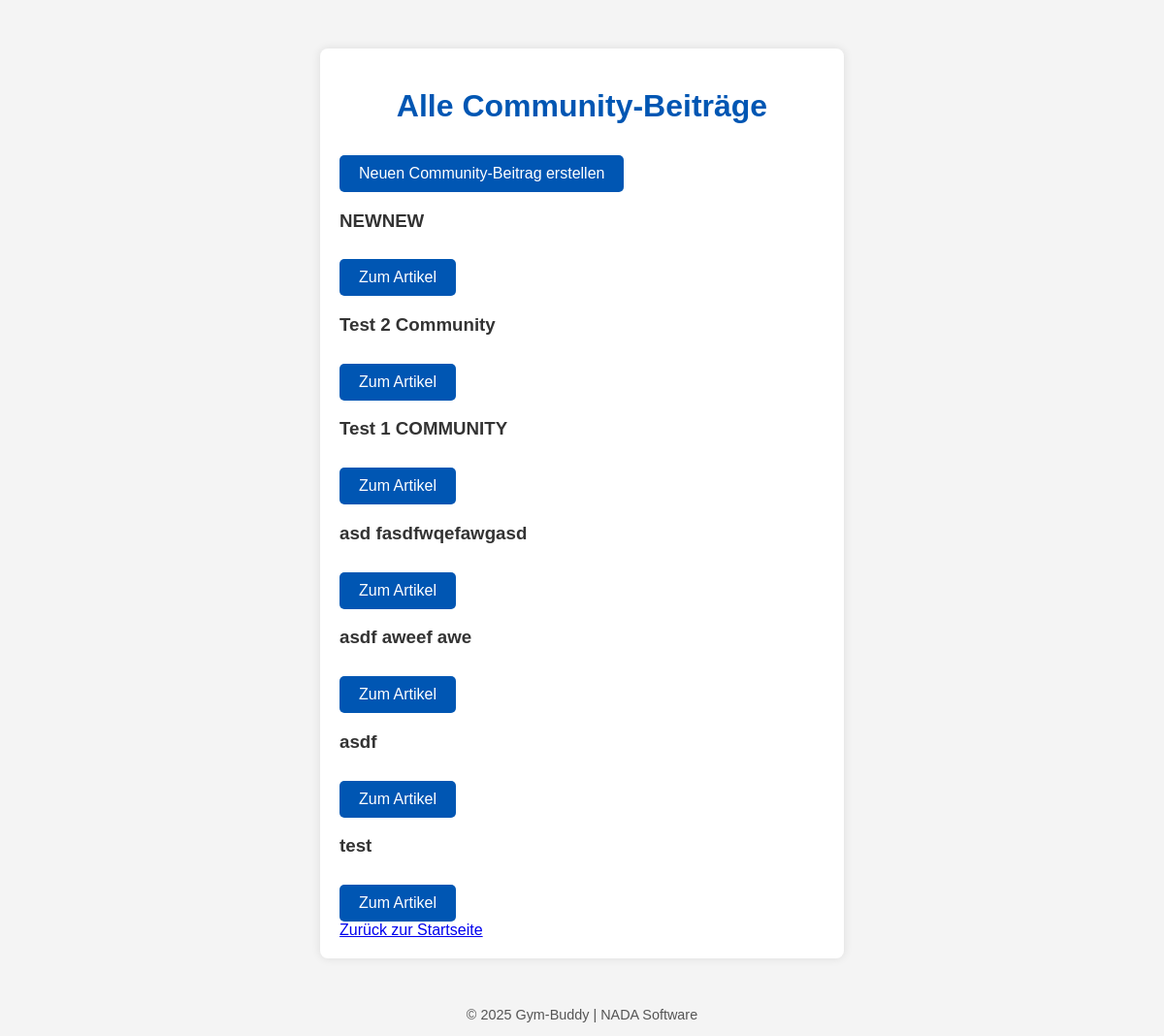
Before: /community/ with the older database file.
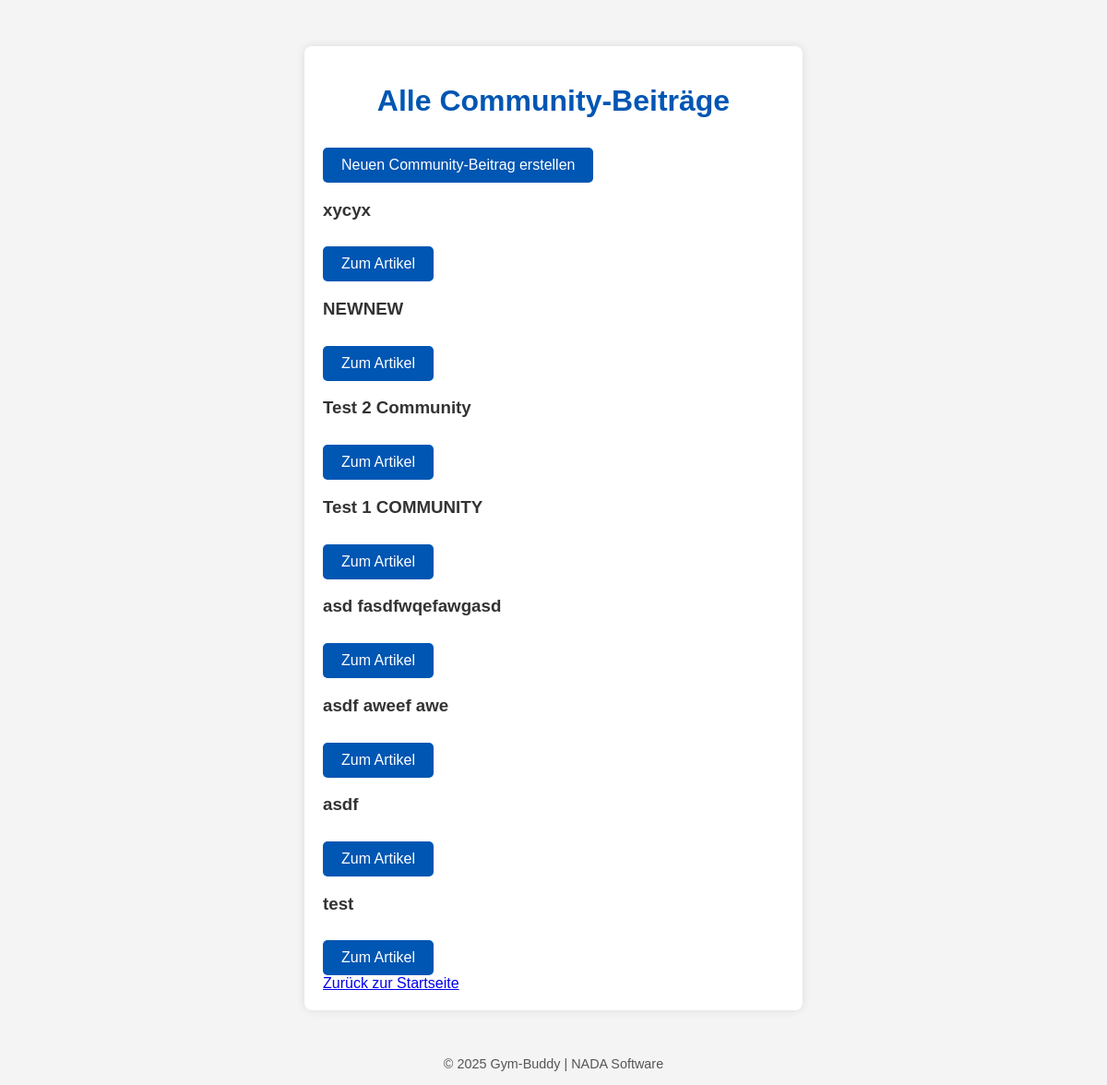
After: the same page with the newer database file.
### blog/models.py (models this page shows, shortened)
class Article(models.Model):
    title = models.CharField(
        max_length=_TITLE_MAX_LENGTH,
        validators=[
            MinLengthValidator(
                _TITLE_MIN_LENGTH,
                message=f"Titel ist zu kurz (min. {_TITLE_MIN_LENGTH} Zeichen).",
            ),
        ],
    )
    content = models.TextField(
        validators=[
            MinLengthValidator(
                _CONTENT_MIN_LENGTH,
                message=f"Inhalt ist zu kurz (min. {_CONTENT_MIN_LENGTH} Zeichen).",
            ),
            MaxLengthValidator(
                _CONTENT_MAX_LENGTH,
                message=f"Inhalt ist zu lang (max. {_CONTENT_MAX_LENGTH} Zeichen).",
            ),
        ]
    )
    created_at = models.DateTimeField(auto_now_add=True)

### blog/views.py (the view)
# urls.py: path("community/", views.community, name='all_community'),
def community(request):
    articles = Article.objects.all().order_by('-id')
    return render(request, "all_community.html", {"articles": articles})

### blog/templates/all_community.html (shortened to what this page needs)
{% load static %}
<!DOCTYPE html>
<html lang="de">
<head>
    <link rel="stylesheet" href="{% static 'style.css' %}">
</head>
<body>
    <div class="container">
        <h1>Alle Community-Beiträge</h1>
        <div class="community-grid">
            <div class="community-card">
                <a href="{% url 'add_article' %}" class="btn">Neuen Community-Beitrag erstellen</a>
            </div>
        </div>
        <div class="community-grid">
            {% for article in articles %}
                <div class="community-card">
                    <h3>{{ article.title }}</h3>
                    <a href="{% url 'article_detail' article.pk %}" class="btn">Zum Artikel</a>
                </div>
            {% empty %}
                <p>Keine Community-Beiträge vorhanden.</p>
            {% endfor %}
        </div>
        <section class="footer-links">
            <a href="{% url 'article_list' %}" class="back-link">Zurück zur Startseite</a>
        </section>
    </div>
    <footer class="footer">
        <p>&copy; 2025 Gym-Buddy | NADA Software</p>
    </footer>
</body>
</html>

Changed rows visible on the page:
added Article: title "xycyx"
